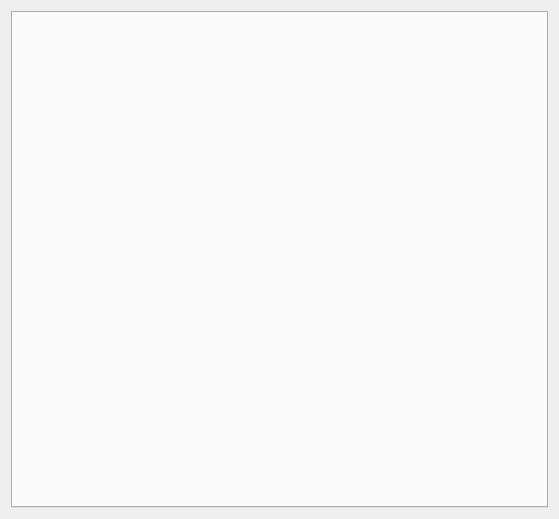
<?xml version="1.0" encoding="UTF-8"?>
<ui version="4.0">
 <class>ConfigurtionDialog</class>
 <widget class="QDialog" name="ConfigurtionDialog">
  <property name="geometry">
   <rect>
    <x>0</x>
    <y>0</y>
    <width>559</width>
    <height>519</height>
   </rect>
  </property>
  <property name="windowTitle">
   <string>Dialog</string>
  </property>
  <layout class="QGridLayout" name="gridLayout">
   <item row="0" column="0">
    <widget class="QTabWidget" name="tabWidget">
     <property name="currentIndex">
      <number>-1</number>
     </property>
     <property name="tabsClosable">
      <bool>true</bool>
     </property>
     <property name="movable">
      <bool>true</bool>
     </property>
    </widget>
   </item>
  </layout>
 </widget>
 <resources/>
 <connections/>
</ui>
